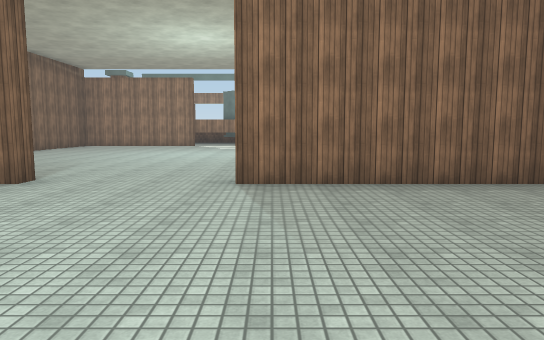
view 1 (above)

15 first-person views from a walk through a Unity game level. The camera is 1.5 m above the floor, tilts 6° down and sees 70° across. The floor is counted in squares, 2 m on a side. Each view is taken from the middle of a square. On the plan, view 1 faces up. The plan holds only what a view shows up to about 12 squares ahead; the rest is blank. Surface patterns are stand-ins for the level's own textures.

view 2
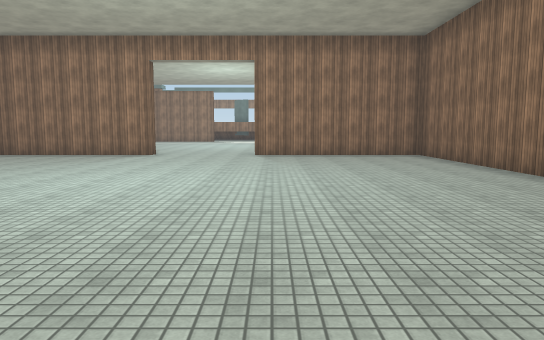

view 3
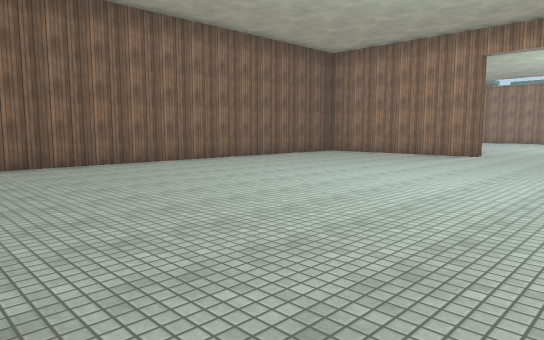

view 4
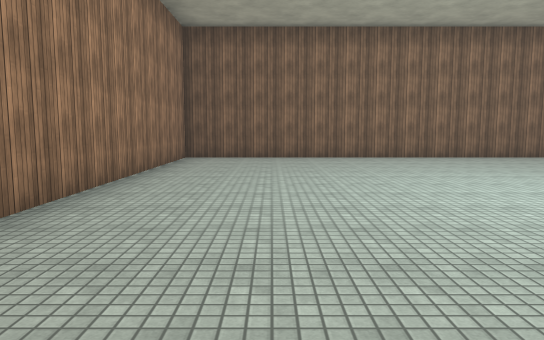

view 5
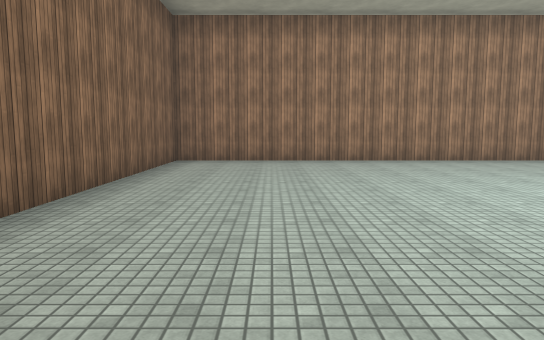

view 6
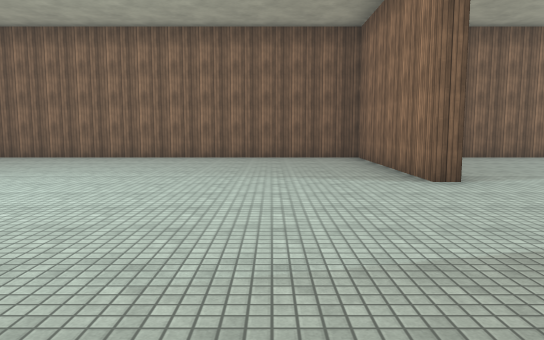

view 7
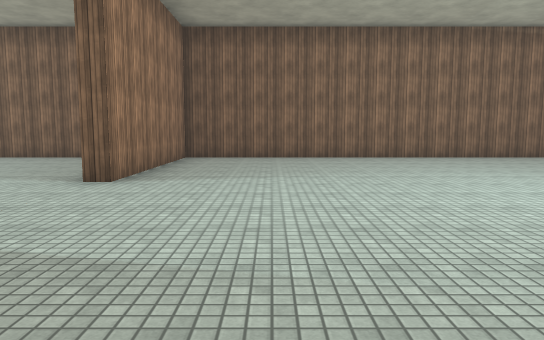

view 8
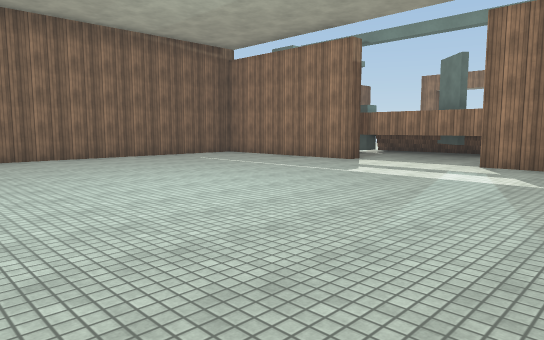

view 9
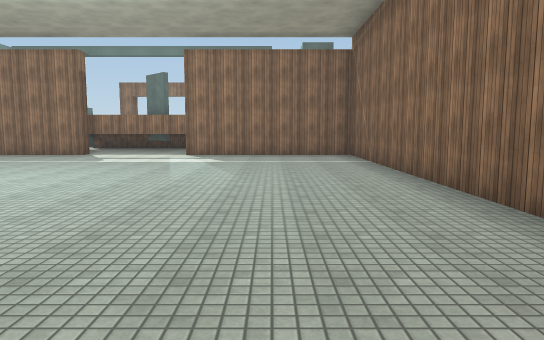

view 10
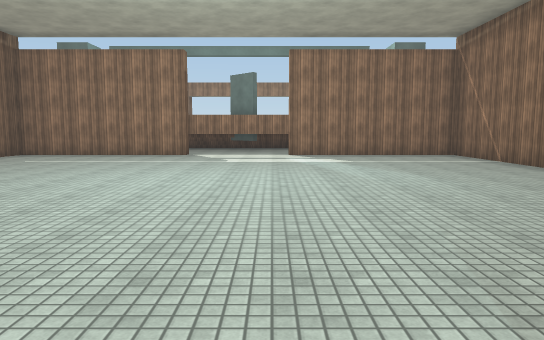

view 11
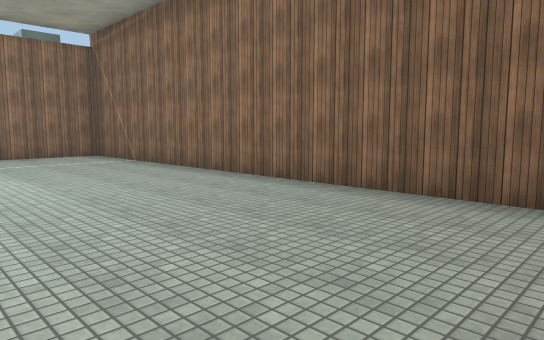

view 12
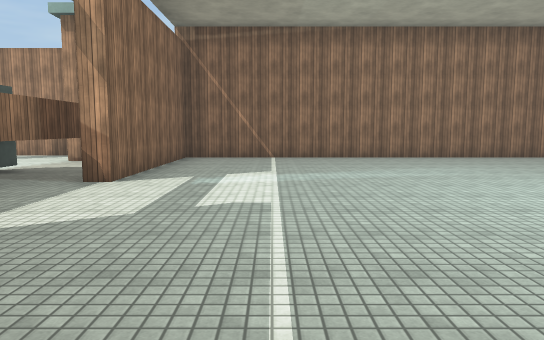

view 13
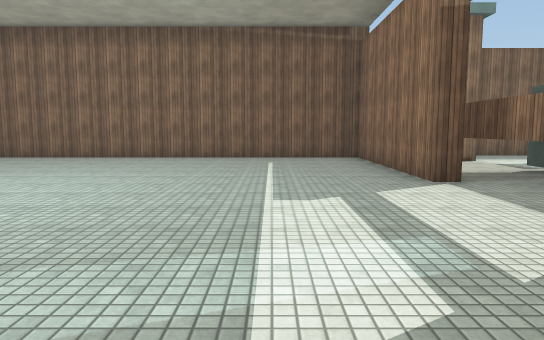

view 14
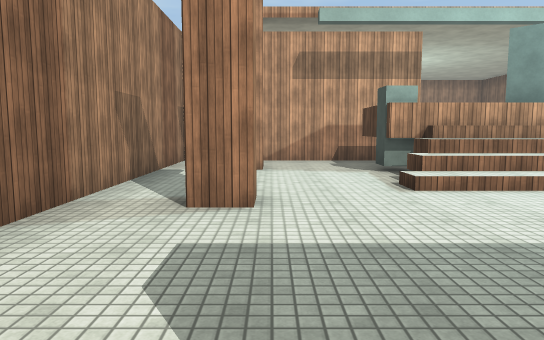

view 15
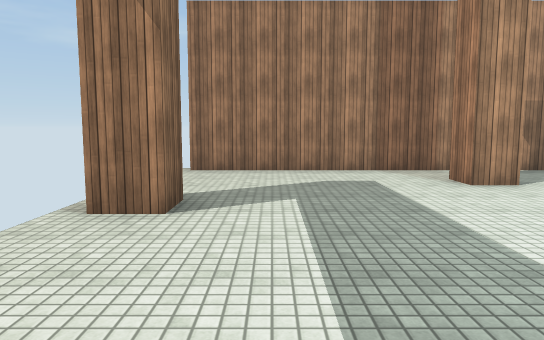

### Floor plan
Points are (right, up) in squares from view 1. A wall is a line through its corners. A room is listed if a view was taken in it or the views show most of it. See-through windows are left out.
Room 1 (views 1, 2, 3, 4, 5, 6, 10)
walls: (-3.5, 5.7) (-3.5, 5.3) (-8.3, 5.3) (-8.3, -6.3) (4.3, -6.3) (4.3, 5.3) (-0.5, 5.3)
ways out: opening at (-2, 5.3) to room 2
Room 2 (views 7, 8, 9, 11, 12, 13)
walls: (-3.5, 17.8) (-3.5, 17.3) (-8.3, 17.3) (-8.3, 5.7) (-3.5, 5.7); (0.5, 17.7) (1.5, 17.7); (4.3, 6.6) (4.3, 17.3) (-0.5, 17.3) (-0.5, 17.8); (1, 18.4) (-4.9, 18.4)
ways out: opening at (-2, 5.3) to room 1; opening at (-4.5, 18) to room 3; opening at (0.5, 18) to room 3
Room 3 (views 14, 15)
walls: (-2, 19.8) (-1.4, 19.3); (-1.6, 19.2) (-2.5, 20.2); (1, 19.6) (1, 18.4); (2.1, 26.9) (1.4, 26.9) (1.4, 27.8); (1.5, 17.7) (3.2, 17.7); (5.1, 17.6) (5.1, 27.5)
low walls: (-1.6, 20.4) (-0.4, 20.4); (-9.1, 22.4) (-9.1, 20.8)
ways out: opening at (-4.5, 18) to room 2; opening at (0.5, 18) to room 2
objects: other object (-5, 20) to (-4, 20); other object (0, 20) to (1, 20)

Where each view was taken, in squares from view 1:
view 1: 0 up, 0 right, facing up
view 2: 6 down, 0 right, facing up
view 3: 6 down, 0 right, facing up-left
view 4: 4 down, 2 right, facing left
view 5: 3 up, 2 right, facing down
view 6: 3 up, 2 right, facing left
view 7: 8 up, 2 right, facing left
view 8: 9 up, 2 right, facing up-left
view 9: 6 up, 2 right, facing up
view 10: 6 up, 1 left, facing up
view 11: 6 up, 0 right, facing up-right
view 12: 15 up, 6 left, facing right
view 13: 15 up, 2 right, facing left
view 14: 27 up, 3 right, facing down
view 15: 26 up, 2 left, facing right
